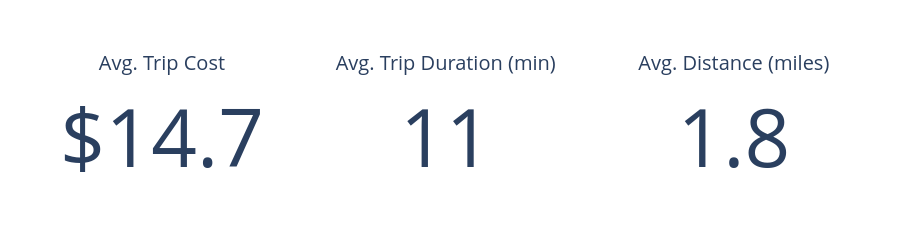

Notebook code for this chart:
### Markdown cell above
## Management Summary

The dataset of Taxi trips accounts for 296133 trips over 5 years, from 2018 to 2023. The average trip is 1.8 miles, costs $14.7 USD, and lasts 11 minutes.

### Code cell
fig = go.Figure()

# Card 1
fig.add_trace(go.Indicator(
    mode="number",
    value=14.7,
    number={'prefix': "$"},
    title={"text": "Avg. Trip Cost"},
    domain={'x': [0.0, 0.33], 'y': [0, 1]}
))

# Card 2
fig.add_trace(go.Indicator(
    mode="number",
    value=11,
    title={"text": "Avg. Trip Duration (min)"},
    domain={'x': [0.33, 0.66], 'y': [0, 1]}
))

# Card 3
fig.add_trace(go.Indicator(
    mode="number",
    value=1.8,
    title={"text": "Avg. Distance (miles)"},
    domain={'x': [0.66, 1.0], 'y': [0, 1]}
))

fig.update_layout(
    height=250,   # makes cards smaller vertically
    margin=dict(l=20, r=20, t=40, b=20)
)

fig.show()

### Figure 1 — Plotly figure (JSON) as saved in the notebook; plotly's stock layout.template omitted (floating-point values rounded to 4 significant figures)
{"data": [{"domain": {"x": [0, 0.33], "y": [0, 1]}, "mode": "number", "number": {"prefix": "$"}, "title": {"text": "Avg. Trip Cost"}, "type": "indicator", "value": 14.7}, {"domain": {"x": [0.33, 0.66], "y": [0, 1]}, "mode": "number", "title": {"text": "Avg. Trip Duration (min)"}, "type": "indicator", "value": 11}, {"domain": {"x": [0.66, 1], "y": [0, 1]}, "mode": "number", "title": {"text": "Avg. Distance (miles)"}, "type": "indicator", "value": 1.8}], "layout": {"height": 250, "margin": {"b": 20, "l": 20, "r": 20, "t": 40}}}
